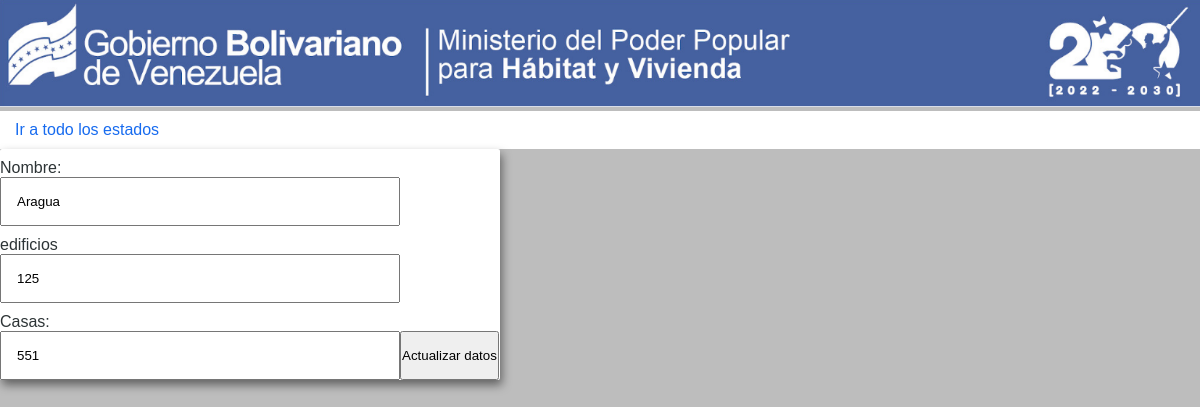
The app's page /edit.php?id=4 with its own data.
### tables this page shows
CREATE TABLE `estado` (
  `id` bigint(20) UNSIGNED NOT NULL,
  `nombre` varchar(30) NOT NULL,
  `casas` int(10) NOT NULL,
  `edificios` int(10) NOT NULL
);

### edit.php (the view, shortened to what this page needs)
<?php
$id = $_GET["id"];
require_once "connect.php";
$sentencia = $conexion->prepare("SELECT * FROM estado WHERE id = ?;");
$sentencia->execute([$id]);
$estado = $sentencia->fetch(PDO::FETCH_OBJ);
?>
<!DOCTYPE html>
<html lang="es">
<head>
	<link rel="stylesheet" type="text/css" href="estilos.css">
</head>
<body>
    <img src="imagenes/cabecera.png" alt="">
	<?php require "navbar_home.php";  ?>
	<form method="get" action="edit.php">
		<label for="nombre">Nombre:</label>
		<br>
		<input value="<?php echo $estado->nombre ?>" name="nombre" required type="text" id="nombre" readonly>
		<br><br>
		<label for="edificios">edificios</label>
	    <input value="<?php echo $estado->edificios ?>" name="edificios" required type="number" id="edificios" >
		<br><br>
		<label for="casas">Casas:</label>
		<br>
		<input value="<?php echo $estado->casas ?>" name="casas" required type="number" id="casas" >
		<br><br>
		<button  type="submit" name="actualizar" onClick="actualizarPagina(document.getElementById('id').value, document.getElementById('nombre').value, document.getElementById('casas').value, document.getElementById('edificios').value);">Actualizar datos</button>
	</form>
</body>
</html>

### estilos.css (style rules this page uses)
* { padding: 0; margin: 0; box-sizing: border-box; }
:root { --color-blue: #176bef; --color-yellow: #f7b529; --color-green: #454e5243; --color-red: #ff3e30; --color-gray: #bdbdbd; --color-white: #ffffff; --color-black: #000000; --color-gray2: #b4b3a9; }
h1, h2, h3, h4, p, li, a, label, td, th, input { font-family: sans-serif; }
body { background: var(--color-gray); min-width: 100vh; min-height: 100vh; }
form { display: flex; flex-flow: wrap row; background: var(--color-white); max-width: 500px; border-radius: 2px; box-shadow: 2px 5px 10px rgba(10, 10, 10, .5); }
label { margin-top: 10px; width: 80%; color: #2d3436; }
input { width: 80%; padding: 15px; }
img { width: 100%; }

### records on screen
estado: nombre "Aragua", edificios "125", casas "551"
